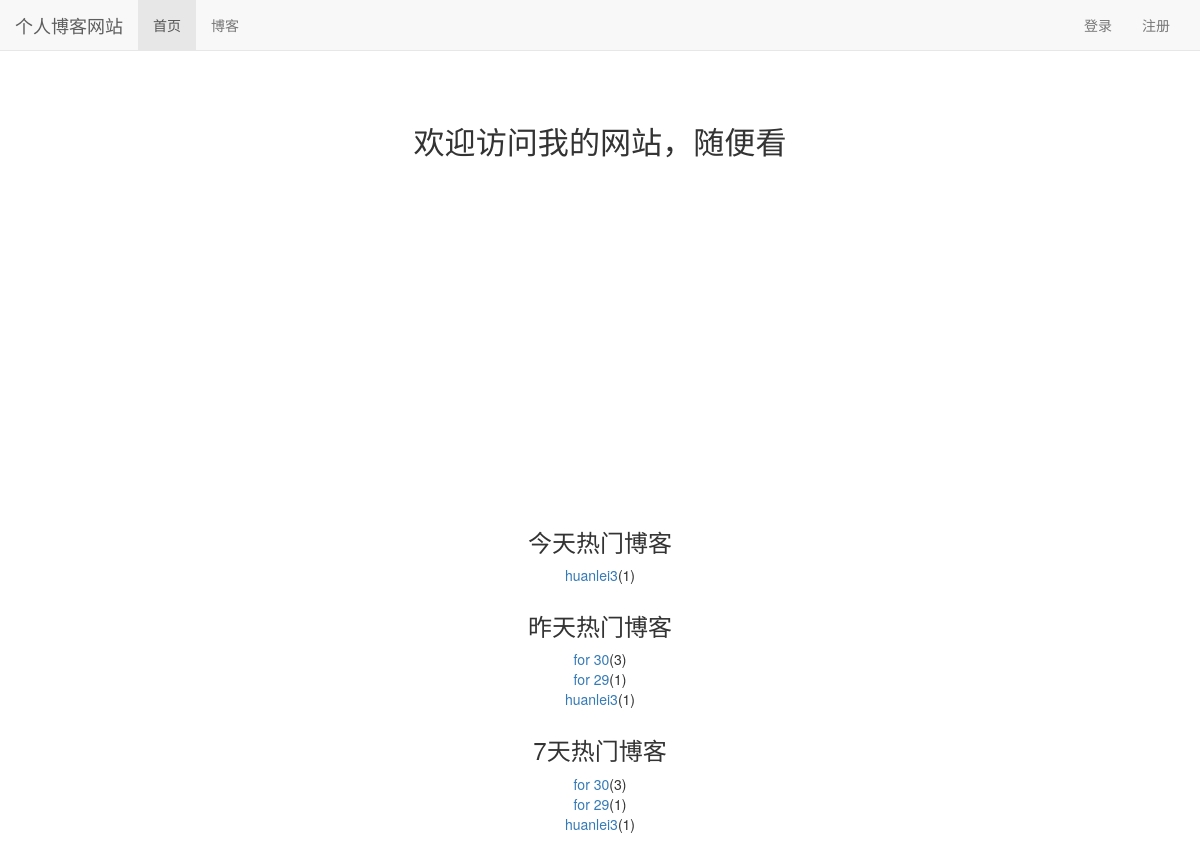
The page / on the database its author committed.
### read_statistics/models.py (models this page shows)
class ReadDetail(models.Model):
    date = models.DateField(default=timezone.now)
    read_num = models.IntegerField(default=0)
    content_type = models.ForeignKey(ContentType, on_delete=models.CASCADE)
    object_id = models.PositiveIntegerField()
    content_object = GenericForeignKey('content_type', 'object_id')

### blog/models.py (models this page shows, shortened)
class Blog(models.Model, ReadNumExpandMethod):
    title = models.CharField(max_length=50)
    blog_type = models.ForeignKey(BlogType, on_delete=models.CASCADE)
    content = RichTextUploadingField()
    author = models.ForeignKey(User, on_delete=models.CASCADE)
    read_details = GenericRelation(ReadDetail)
    created_time = models.DateTimeField(auto_now_add=True)
    last_updated_time = models.DateTimeField(auto_now=True)
    class Meta:
        ordering = ['-created_time']

### mysite/views.py (the view)
# urls.py: 2. Add a URL to urlpatterns:  path('', views.home, name='home')
def home(request):
    blog_content_type = ContentType.objects.get_for_model(Blog)
    dates, read_nums = get_seven_days_read_data(blog_content_type)
    hot_blogs_for_7_days = cache.get('hot_blogs_for_7_days')
    if hot_blogs_for_7_days is None:
        hot_blogs_for_7_days = get_7_days_hot_blogs()
        cache.set('hot_blogs_for_7_days', hot_blogs_for_7_days, 3600)
    context = {}
    context['dates'] = dates
    context['read_nums'] = read_nums
    context['today_hot_data'] = get_today_hot_data(blog_content_type)
    context['yesterday_hot_data'] = get_yesterday_hot_data(blog_content_type)
    context['hot_blogs_for_7_days'] = hot_blogs_for_7_days
    return render(request, 'home.html', context)

### mysite/views.py (called while the page is built)
def get_7_days_hot_blogs():
    today = timezone.now().date()
    date = today - datetime.timedelta(days=7)
    blogs = Blog.objects \
                .filter(read_details__date__lt=today, read_details__date__gte=date) \
                .values('id', 'title') \
                .annotate(read_num_sum=Sum('read_details__read_num')) \
                .order_by('-read_num_sum')
    return blogs[:7]

### read_statistics/utils.py (called while the page is built)
def get_seven_days_read_data(content_type):
    today = timezone.now().date()
    dates = []
    read_nums = []
    for i in range(7, 0, -1):
        date = today - datetime.timedelta(days=i)
        dates.append(date.strftime('%m/%d'))
        read_details = ReadDetail.objects.filter(content_type=content_type, date=date)
        result = read_details.aggregate(read_num_sum=Sum('read_num'))
        read_nums.append(result['read_num_sum'] or 0)
    return dates, read_nums

def get_today_hot_data(content_type):
    today = timezone.now().date()
    read_details = ReadDetail.objects.filter(content_type=content_type, date=today).order_by('-read_num')
    return read_details[:7]

def get_yesterday_hot_data(content_type):
    today = timezone.now().date()
    yesterday = today - datetime.timedelta(days=1)
    read_details = ReadDetail.objects.filter(content_type=content_type, date=yesterday).order_by('-read_num')
    return read_details[:7]

### user/context_processors.py (called while the page is built)
def login_modal_form(request):
    return {'login_modal_form': LoginForm()}

### templates/home.html (shortened to what this page needs)
{% extends 'base.html' %}
{% load staticfiles %}
{% block header_extends %}
    <link rel="stylesheet" href="{% static 'home.css' %}">
{% endblock %}
{% block nav_home_active %}active{% endblock %}
{% block content %}
    <h3 class="home-content">欢迎访问我的网站，随便看</h3>
    <div id="container"></div>
    <div class="hot-data">
        <h3>今天热门博客</h3>
        <ul>
            {% for hot_data in today_hot_data %}
                <li><a href="{% url 'blog_detail' hot_data.content_object.pk %}">{{ hot_data.content_object.title }}</a>({{ hot_data.read_num }})</li>
            {% empty %}
                <li>今天暂时没有热门博客</li>
            {% endfor %}
        </ul>
    </div>
    <div class="hot-data">
        <h3>昨天热门博客</h3>
        <ul>
            {% for hot_data in yesterday_hot_data %}
                <li><a href="{% url 'blog_detail' hot_data.content_object.pk %}">{{ hot_data.content_object.title }}</a>({{ hot_data.read_num }})</li>
            {% empty %}
                <li>昨天暂时没有热门博客</li>
            {% endfor %}
        </ul>
    </div>
    <div class="hot-data">
        <h3>7天热门博客</h3>
        <ul>
            {% for hot_blog in hot_blogs_for_7_days %}
                <li><a href="{% url 'blog_detail' hot_blog.id %}">{{ hot_blog.title }}</a>({{ hot_blog.read_num_sum }})</li>
            {% empty %}
                <li>昨天暂时没有热门博客</li>
            {% endfor %}
        </ul>
    </div>
{% endblock %}

### templates/base.html (shortened to what this page needs)
{% load staticfiles %}
<!DOCTYPE html>
<html lang="zh-CN">
<head>
    <link rel="stylesheet" href="{% static 'base.css' %}">
    <link rel="stylesheet" href="{% static 'bootstrap-3.3.7/css/bootstrap.min.css' %}">
    {% block header_extends %}{% endblock %}
</head>
<body>
    <div class="navbar navbar-default navbar-fixed-top" role="navigation">
        <div class="container-fluid">
            <div class="navbar-header">
                <a class="navbar-brand" href="{% url 'home' %}">个人博客网站</a>
            </div>
            <div id="navbar-collapse" class="collapse navbar-collapse">
                <ul class="nav navbar-nav">
                    <li class="{% block nav_home_active %}{% endblock %}">
                        <a href="{% url 'home' %}">首页</a>
                    </li>
                    <li class="{% block nav_blog_active %}{% endblock %}">
                        <a href="{% url 'blog_list' %}">博客</a>
                    </li>
                </ul>
                <ul class="nav navbar-nav navbar-right">
                    {% if not user.is_authenticated %}
                        <li>
                            <a href="{% url 'login' %}?from={{ request.get_full_path }}">登录</a>
                        </li>
                        <li>
                            <a href="{% url 'register' %}?from={{ request.get_full_path }}">注册</a>
                        </li>
                    {% endif %}
                </ul>
            </div>
        </div>
    </div>
    {% block content %}{% endblock %}
</body>
</html>

### static/base.css (style rules this page uses)
* { margin: 0; padding: 0; }
body { margin-top: 70px!important; }
ul { list-style-type: none!important; }
ul.navbar-right { margin-right: 0; }

### static/home.css (style rules this page uses)
h3.home-content { font-size: 222%; text-align: center; margin-top: 4em; margin-bottom: 2em; }
div#container { margin: 0 auto; height: 20em; min-width: 20em; max-width: 30em; }
div.hot-data { text-align: center; margin-top: 2em; }

### rows shown on the page
ReadDetail: content_object "huanlei3", read_num "1"
ReadDetail: content_object "for 30", read_num "3"
ReadDetail: content_object "for 29", read_num "1"
ReadDetail: content_object "huanlei3", read_num "1"
Blog: title "for 30", read_num_sum "3"
Blog: title "for 29", read_num_sum "1"
Blog: title "huanlei3", read_num_sum "1"
